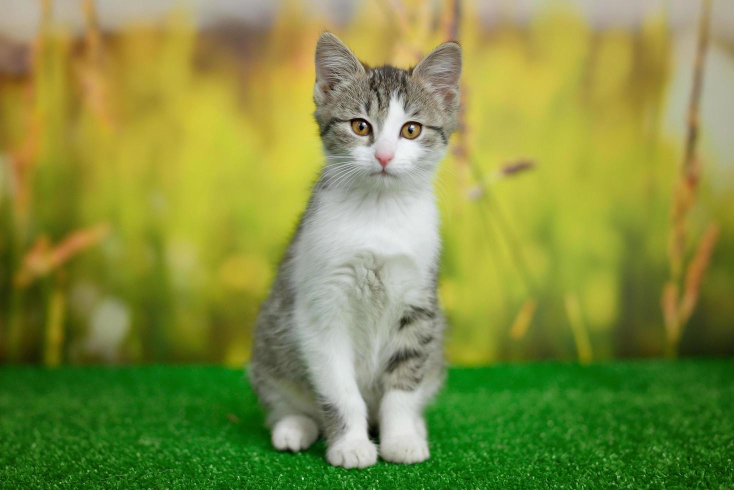
#> input picture Fundamentals/cat.jpg, 1468 x 980 px (shown at 1/2 size)
$ python threshold.py
#> lines starting #> are read from the running program, lines starting #| are printed output that depends on the picture; after the words box and inside, x2 and y2 are one past the last pixel; in counts of white or black regions, pixels touching at a corner belong together
### Fundamentals/pixel.py
import cv2
import numpy as np

# [47 lines left out: functions _get_channel_labels, _mouse_callback, not called in this run]

def imshow(window_name, img, color_space=None):
    """
    Enhanced imshow that displays pixel (x, y) and labeled channel values.

    Parameters:
        window_name (str): Name of the display window.
        img (np.ndarray): Image to be shown.
        color_space (str, optional): Color space name (e.g., 'BGR', 'HSV'). Not case sensitive.
    """
    if color_space is None:
        color_space = 'GRAY' if len(img.shape) == 2 else 'BGR'

    color_space = color_space.upper()

    cv2.namedWindow(window_name)
    cv2.setMouseCallback(window_name, _mouse_callback, {
        'img': img,
        'window_name': window_name,
        'color_space': color_space
    })
    cv2.imshow(window_name, img)


### Fundamentals/threshold.py
from pixel import imshow
import cv2
img_path='cat.jpg'

img=cv2.imread(img_path)
#> img is the input picture: shape (980, 1468, 3); mean B, G, R 65.9, 142.6, 129.7
img = cv2.resize(img,(500,500))
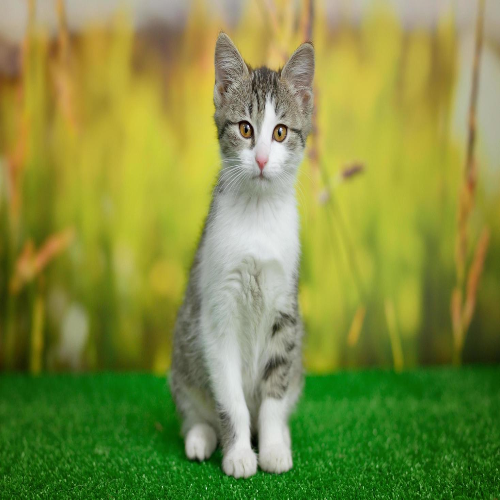
#> img: shape (500, 500, 3); mean B, G, R 65.8, 142.5, 129.6

img_gray= cv2.cvtColor(img,cv2.COLOR_BGR2GRAY)
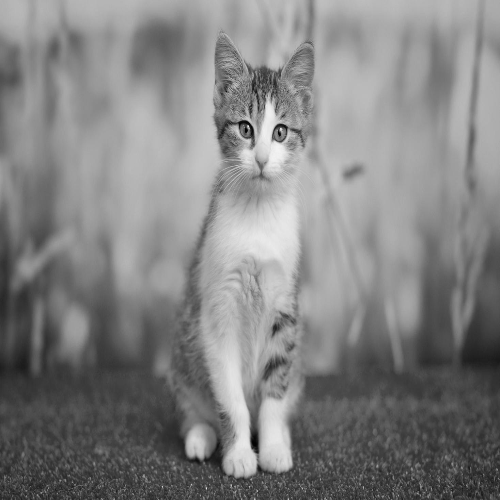
#> img_gray: shape (500, 500); min 1, max 243, mean 129.9


#simple threshold
# ret,thresh=cv2.threshold(img_gray,80,250,cv2.THRESH_BINARY)
# thresh=cv2.blur(thresh,(10,10))
# ret,thresh=cv2.threshold(thresh,80,250,cv2.THRESH_BINARY)

#adaptive
thresh=cv2.adaptiveThreshold(img_gray,255,cv2.ADAPTIVE_THRESH_GAUSSIAN_C,cv2.THRESH_BINARY,21,30)
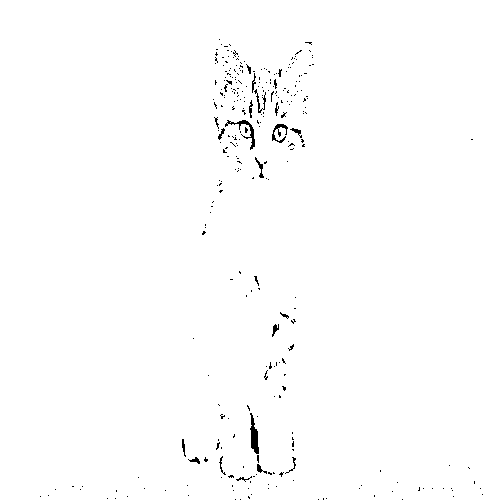
#> thresh: shape (500, 500); 99.2% white; black in thin lines or dots, all inside (x1, y1, x2, y2) = (40, 39, 483, 500)

imshow('frame',img)
imshow('thresh',thresh)
cv2.waitKey(0)
cv2.destroyAllWindows()


## threshold is used in OCR to detect text from a image
